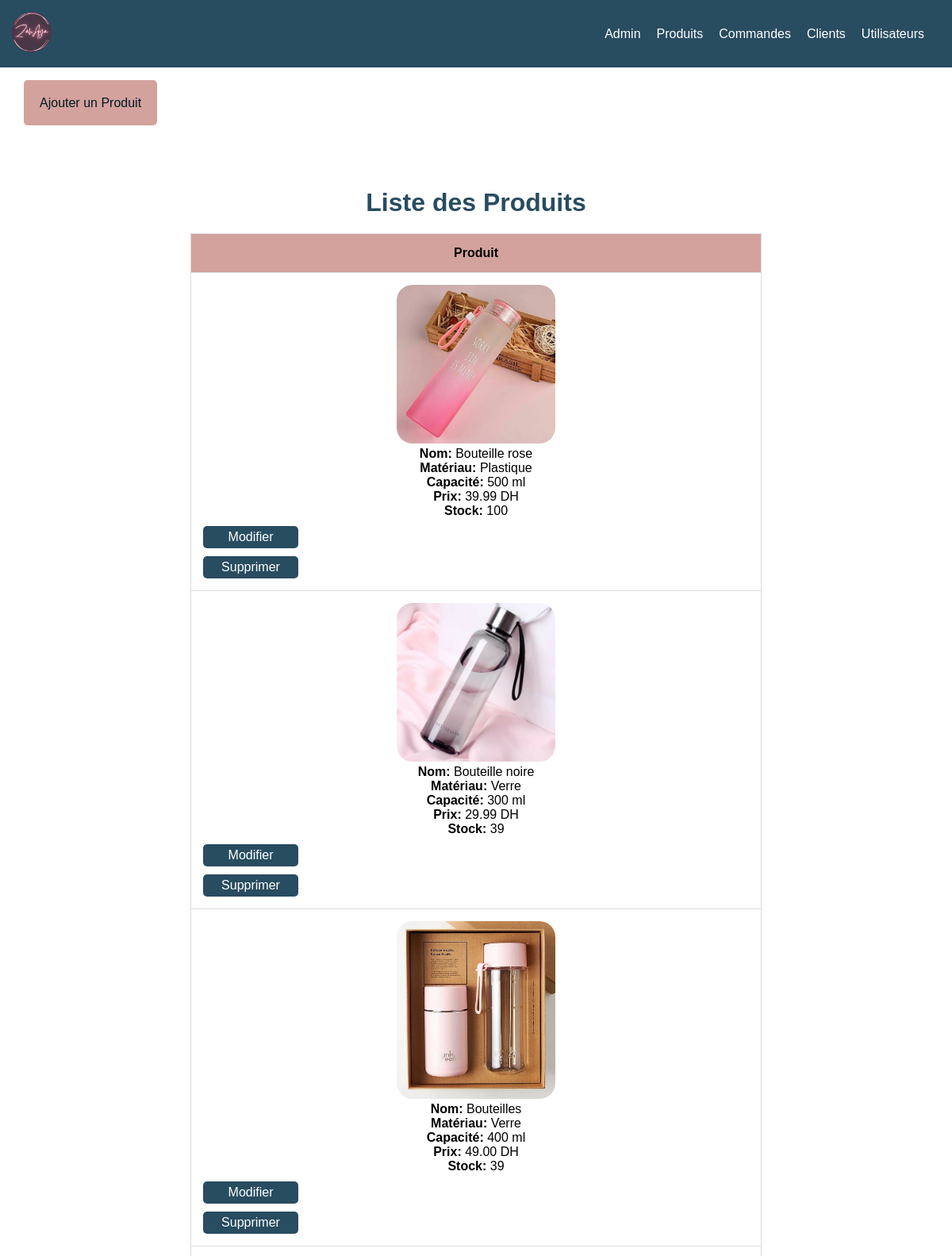
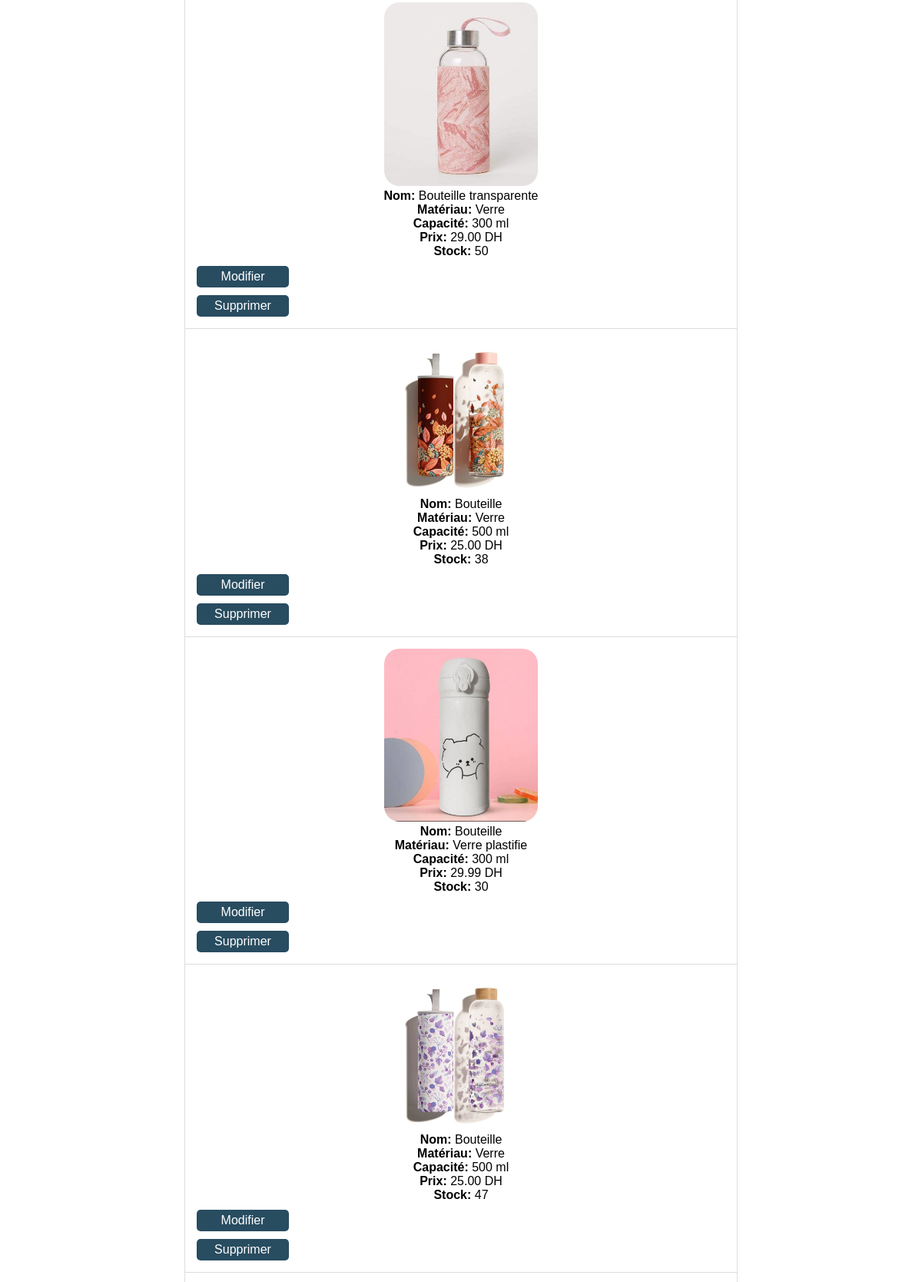
Page /produit.php (upper part) on the committed database (2 pictures, top to bottom).
### tables this page shows
CREATE TABLE `products` (
  `product_id` int(11) NOT NULL,
  `product_name` varchar(255) NOT NULL,
  `material` varchar(50) DEFAULT NULL,
  `capacity` int(11) DEFAULT NULL,
  `price` decimal(10,2) NOT NULL,
  `categorie` varchar(50) NOT NULL,
  `stock` int(11) DEFAULT 0,
  `cheminImage` varchar(255) DEFAULT NULL
);

### produit.php (the view, shortened to what this page needs)
<!DOCTYPE html>
<html lang="en">
<head>
 <link  rel="stylesheet" type="text/css" href="admin.css">
</head>
<body>
<header>
    <div class="logo">
        <a href="index.php"><img src="logo.png" alt="Logo"></a>
    </div>
         <nav>
        <ul>
            <li><a href="admin.php">Admin</a></li>
            <li><a href="produit.php">Produits</a></li>
            <li><a href="commande.php">Commandes</a></li>
            <li><a href="client.php">Clients</a></li>
            <li><a href="utilisateur.php">Utilisateurs</a></li>
        </ul>
    </nav>
         </header>
<br><br>
<a href="ajouterProduit.php" id=product>Ajouter un Produit</a><br><br>
<h1>Liste des Produits</h1>
<?php
    $servername = "localhost";
    $username = "root";
    $password = "";
    $dbname = "ecommerce_web_site";
    $conn = new mysqli($servername, $username, $password, $dbname);
    $sql = "SELECT * FROM products";
    $result = $conn->query($sql);
    if ($result->num_rows > 0) {
        echo "<table border='1'>
                <tr>
                    <th>Produit</th>
                </tr>";
        while($row = $result->fetch_assoc()) {
         echo "
         <tr id='row_" . $row["product_id"]."'>
         <td>
            <img src='" . $row["cheminImage"] . "' alt='Image Produit' width='50'><br>
             <strong>Nom:</strong> " . $row["product_name"] . "<br>
             <strong>Matériau:</strong> " . $row["material"] . "<br>
             <strong>Capacité:</strong> " . $row["capacity"] . " ml<br>
             <strong>Prix:</strong> " . $row["price"] . " DH<br>
             <strong>Stock:</strong> " . $row["stock"] . "<br>
             <div >
             <a href='update_product.php?id=" . $row["product_id"] . "'>Modifier</a>
             <a href='javascript:void(0);' onclick='supprimerProduit(" . $row["product_id"] . ")'>Supprimer</a> </div>        </td>
     </tr>";
        }
        echo "</table>";
    } else {
        echo "Aucun produit trouvé.";
    }
    ?>
</body>
</html>

### admin.css (style rules this page uses)
* { margin: 0; padding: 0; font-family: 'Delicious Handrawn', cursive; font-family: 'Poppins',sans-serif; }
header { display: flex; justify-content: space-between; align-items: center; padding: 15px; background-color: #284c60; color: white; }
nav ul { list-style: none; margin: 0; padding: 0; display: flex; }
nav li { margin-right: 20px; }
nav a { text-decoration: none; color: white; }
.logo { max-width: 100px; margin-right: auto; }
.logo a img { width:50px; border-radius: 100%; }
#product { margin: 20px ; color: #011825; padding: 20px; margin-top: 70px; background-color:#D3A29D; border: none; border-radius: 5px; cursor: pointer; margin-left: 30px; text-decoration: none; }
h1 { padding-top: 30px; margin-top: 50px; text-align: center; color:#284c60; }
table td div { text-align: center; }
table { width: 60%; margin: 20px auto; border-collapse: collapse; }
table, th, td { border: 1px solid #ddd; }
th, td { padding: 15px; text-align: center; }
th { background-color: rgb(211, 162, 157); color: #000000; }
td img { width: 200px; height: auto; border-radius: 20px; }
td a { display: block; margin-top: 10px; padding: 5px 10px; text-align: center; text-decoration: none; background-color: #284c60; color: #fff; border-radius: 5px; width:100px; }

### rows in the picture
products: shows a picture, product_name "Bouteille rose", material "Plastique", capacity "500", price "39.99", stock "100"
products: shows a picture, product_name "Bouteille noire", material "Verre", capacity "300", price "29.99", stock "39"
products: shows a picture, product_name "Bouteilles", material "Verre", capacity "400", price "49.00", stock "39"
products: shows a picture, product_name "Bouteille transparente", material "Verre", capacity "300", price "29.00", stock "50"
products: shows a picture, product_name "Bouteille", material "Verre", capacity "500", price "25.00", stock "38"
products: shows a picture, product_name "Bouteille", material "Verre plastifie", capacity "300", price "29.99", stock "30"
products: shows a picture, product_name "Bouteille", material "Verre", capacity "500", price "25.00", stock "47"
